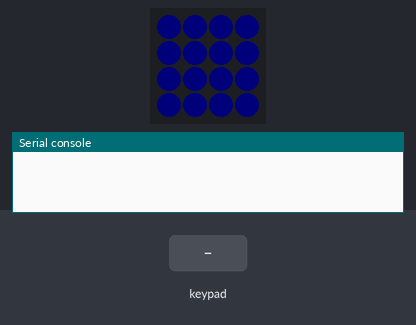
The program below on a simulated Raspberry Pi Pico running MicroPython. On the bench: 4×4 RGB LED matrix, the last lines printed to the serial console. Inputs (shaded band) come from the test bench. Dim RGB values are drawn brighter than linear. At 12.0 s the program stops and its outputs stay as they are.

Above: at 1.2 s.
1.3 s: keypad keys 2 5 D pressed 0.4 s apart
At 3.5 s:
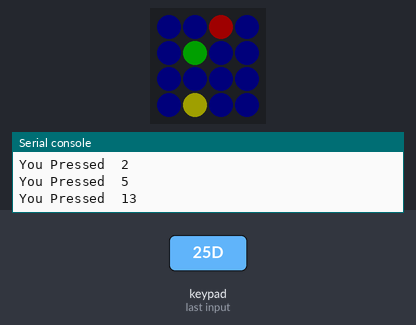
4.0 s: key '2' pressed
5.5 s: keypad keys 2 5 A pressed 0.4 s apart
8.2 s: keypad keys 2 5 pressed 0.4 s apart
At 8.4 s:
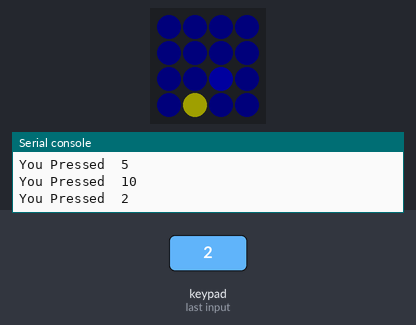
10.5 s: key 'D' pressed
At 11.1 s:
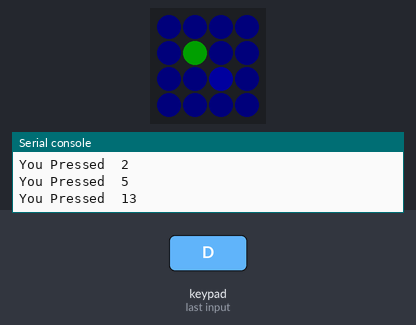
12.0 s: key 'F' pressed
At 12.5 s:
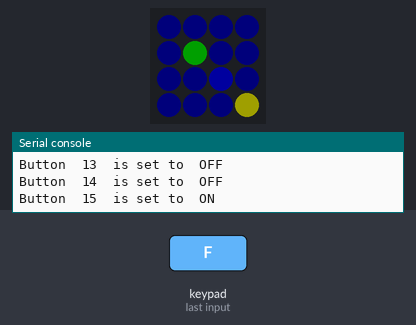
Timing chart, 0 to 13.5 s (numbered marks = the images above; inputs shaded):
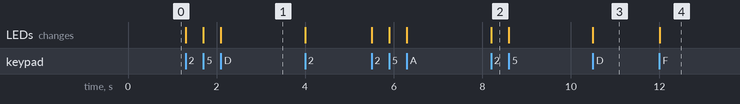

Measured:
- after the input at 1.3 s, the LEDs: first change at once (image 1 shows a later state)
- after the input at 8.2 s, the LEDs: change at once (image 2)
- after the input at 10.5 s, the LEDs: change at once (image 3)
- after the input at 12.0 s, the LEDs: change at once (image 4)

The program:

PICO_RGB_Keypad_Example.py
```python
'''
Demo program for PICO RGB Keypad
REQUIRES the UF2 file from PIMORONI that is suitable for your PICO configuration

Pimoroni UF2 Files
https://github.com/pimoroni/pimoroni-pico/releases/tag/v1.19.10
pimoroni-pico-v1.19.10-micropython.uf2

This shows the use of "Latching key states" as indicated by their color.
This is useful for turning something ON or OFF.

Within the main loop, you can see how to just see if a key was pressed.

Create a List containing the state of each button numbered 0 ~ 15 to match legends
Row 1 buttons are Red, 2 are Green, 3 are Blue, and 4 are Yellow
When a button is off it is set to very dim Blue

Key Code Table - Button number on left - Code on right
0 = 1
1 = 2
2 = 4
3 = 8
4 = 16
5 = 32
6 = 64
7 = 128
8 = 256
9 = 512
A = 1024
B = 2048
C = 4096
D = 8192
E = 16384
F = 32768
'''


import time
import picokeypad as keypad

keypad.init()
keypad.set_brightness(1.0)
keypad.update()
NUM_PADS = keypad.get_num_pads()
Button_State=[]
for i in range(0, 16):
    Button_State.append('O') # Prepopulate with all set to OFF
for i in range(0, NUM_PADS):
    keypad.illuminate(i, 0x00, 0x00, 0x03)
    keypad.update()


def Light_Key(key,color):
    #key = 1 ~ 16
    #Color = R, G, B, Y, O
    global Button_State
    if (color == "R") & (Button_State[key] != "R") :  #Was off, turning on
        keypad.illuminate(key, 0x20, 0x00, 0x00) #Red
        Button_State[key] = "R"
    elif (color == "R") & (Button_State[key] == "R") :  #Was on, turning off
        keypad.illuminate(key, 0x00, 0x00, 0x03) #O OFF
        Button_State[key] = "O"
    elif (color == "G") & (Button_State[key] != "G") :  #Was off, turning on
        keypad.illuminate(key, 0x00, 0x20, 0x00) #Green
        Button_State[key] = "G"
    elif (color == "G") & (Button_State[key] == "G") :  #Was on, turning off
        keypad.illuminate(key, 0x00, 0x00, 0x03) #O OFF
        Button_State[key] = "O"
    elif (color == "B") & (Button_State[key] != "B") :  #Was off, turning on
        keypad.illuminate(key, 0x00, 0x00, 0x20) #Blue
        Button_State[key] = "B"
    elif (color == "B") & (Button_State[key] == "B") :  #Was on, turning off
        keypad.illuminate(key, 0x00, 0x00, 0x03) #O OFF
        Button_State[key] = "O"
    elif (color == "Y") & (Button_State[key] != "Y") :  #Was off, turning on
        keypad.illuminate(key, 0x20, 0x20, 0x00) #Yellow
        Button_State[key] = "Y"
    elif (color == "Y") & (Button_State[key] == "Y") :  #Was on, turning off
        keypad.illuminate(key, 0x00, 0x00, 0x03) #O OFF
        Button_State[key] = "O"
    keypad.update()


def Get_Key(Rk):               #The code from the library is 1, 2, 4, 8, .....  16384, 32768
    if Rk == 1:                #This routine creates a key number from 0 ~ 15 - Easier to understand
        key = 0                #Also, based on the key number a color is assigned.
        color = "R"
    elif Rk == 2:
        key = 1
        color = "R"
    elif Rk == 4:
        key = 2
        color = "R"
    elif Rk == 8:
        key = 3
        color = "R"
    elif Rk == 16:
        key = 4
        color = "G"
    elif Rk == 32:
        key = 5
        color = "G"
    elif Rk == 64:
        key = 6
        color = "G"
    elif Rk == 128:
        key = 7
        color = "G"
    elif Rk == 256:
        key = 8
        color = "B"
    elif Rk == 512:
        key = 9
        color = "B"
    elif Rk == 1024:
        key = 10
        color = "B"
    elif Rk == 2048:
        key = 11
        color = "B"
    elif Rk == 4096:
        key = 12
        color = "Y"
    elif Rk == 8192:
        key = 13
        color = "Y"
    elif Rk == 16384:
        key = 14
        color = "Y"
    elif Rk == 32768:
        key = 15
        color = "Y"
    Light_Key(key,color)      #Set the key's LED to the color depending on its state
    return key                #Return the key number (0-15) to the caller


Last_Key = 0      #Used to help prevent auto repeat of button
while True:
    button_states = keypad.get_button_states()  #Get code for button being pressed 1 ~ 32768
    if (button_states != 0) & (Last_Key == 0):  #Ignore '0' and insure key isn't repeating
        Pressed_key = Get_Key(button_states)    #Get the button pressed number in range of 1 ~ 16
        print("You Pressed ",Pressed_key)
        Last_Key = button_states                #Update variable holding the last key pressed value
        if Pressed_key == 15:                   # a way out of the demo loop
            break
    else:
        Last_Key = button_states                #Update variable holding the last key pressed value


for i in range(0,16):           #Iterate through the list showing the state of each button
    if Button_State[i] == "O":  #Button state is OFF
        B_S = "OFF"
    else:
        B_S = "ON"              #Button_State is ON -- either R, G, B, or Y
    print("Button ", i, " is set to ",B_S)
```
